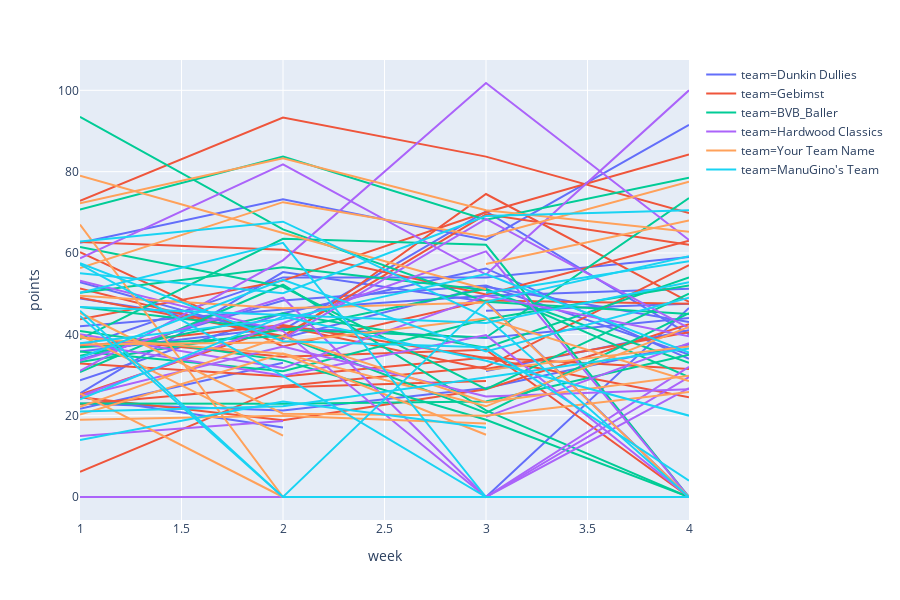

The code cell stored with this chart in its notebook:
### Code cell
league = px.line(div2, x="week", y="points", color="team",
              line_group="player_name", hover_name="player_name")
league.show()
